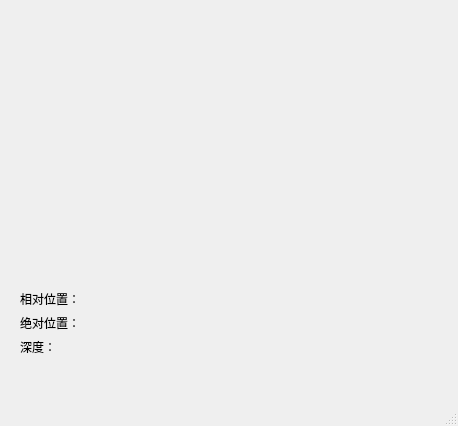
<?xml version="1.0" encoding="UTF-8"?>
<ui version="4.0">
 <class>Navigation</class>
 <widget class="QMainWindow" name="Navigation">
  <property name="geometry">
   <rect>
    <x>0</x>
    <y>0</y>
    <width>458</width>
    <height>426</height>
   </rect>
  </property>
  <property name="windowTitle">
   <string>Navigation</string>
  </property>
  <widget class="QWidget" name="centralwidget">
   <widget class="QWidget" name="widget" native="true">
    <property name="geometry">
     <rect>
      <x>20</x>
      <y>290</y>
      <width>78</width>
      <height>66</height>
     </rect>
    </property>
    <layout class="QVBoxLayout" name="verticalLayout">
     <item>
      <widget class="QLabel" name="label">
       <property name="text">
        <string>相对位置：</string>
       </property>
      </widget>
     </item>
     <item>
      <widget class="QLabel" name="label_3">
       <property name="text">
        <string>绝对位置：</string>
       </property>
      </widget>
     </item>
     <item>
      <widget class="QLabel" name="label_2">
       <property name="text">
        <string>深度：</string>
       </property>
      </widget>
     </item>
    </layout>
   </widget>
  </widget>
  <widget class="QMenuBar" name="menubar">
   <property name="geometry">
    <rect>
     <x>0</x>
     <y>0</y>
     <width>458</width>
     <height>21</height>
    </rect>
   </property>
  </widget>
  <widget class="QStatusBar" name="statusbar"/>
 </widget>
 <resources/>
 <connections/>
</ui>
